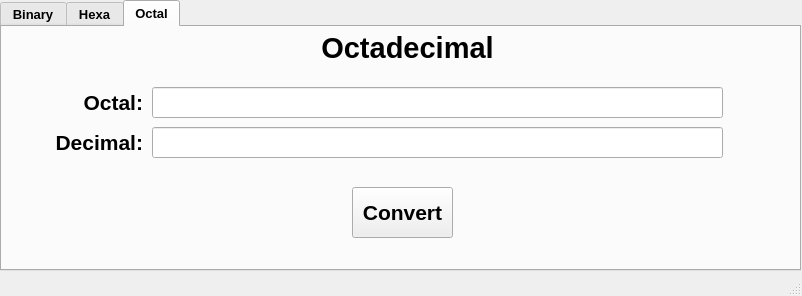
<?xml version="1.0" encoding="UTF-8"?>
<ui version="4.0">
 <class>MainWindow</class>
 <widget class="QMainWindow" name="MainWindow">
  <property name="geometry">
   <rect>
    <x>0</x>
    <y>0</y>
    <width>802</width>
    <height>296</height>
   </rect>
  </property>
  <property name="windowTitle">
   <string>MainWindow</string>
  </property>
  <widget class="QWidget" name="centralwidget">
   <widget class="QTabWidget" name="tabWidget">
    <property name="geometry">
     <rect>
      <x>0</x>
      <y>0</y>
      <width>801</width>
      <height>271</height>
     </rect>
    </property>
    <property name="font">
     <font>
      <pointsize>10</pointsize>
      <weight>75</weight>
      <bold>true</bold>
     </font>
    </property>
    <property name="currentIndex">
     <number>2</number>
    </property>
    <widget class="QWidget" name="tab_binary">
     <attribute name="title">
      <string>Binary</string>
     </attribute>
     <widget class="QLabel" name="toplabel_binary">
      <property name="geometry">
       <rect>
        <x>280</x>
        <y>0</y>
        <width>251</width>
        <height>41</height>
       </rect>
      </property>
      <property name="font">
       <font>
        <pointsize>22</pointsize>
        <weight>75</weight>
        <bold>true</bold>
       </font>
      </property>
      <property name="text">
       <string>Binary</string>
      </property>
      <property name="alignment">
       <set>Qt::AlignCenter</set>
      </property>
     </widget>
     <widget class="QLineEdit" name="entry_binary">
      <property name="geometry">
       <rect>
        <x>150</x>
        <y>60</y>
        <width>571</width>
        <height>31</height>
       </rect>
      </property>
      <property name="font">
       <font>
        <pointsize>12</pointsize>
        <weight>75</weight>
        <bold>true</bold>
       </font>
      </property>
      <property name="text">
       <string/>
      </property>
      <property name="alignment">
       <set>Qt::AlignLeading|Qt::AlignLeft|Qt::AlignVCenter</set>
      </property>
     </widget>
     <widget class="QLabel" name="label_binary">
      <property name="geometry">
       <rect>
        <x>20</x>
        <y>60</y>
        <width>121</width>
        <height>31</height>
       </rect>
      </property>
      <property name="font">
       <font>
        <pointsize>16</pointsize>
        <weight>75</weight>
        <bold>true</bold>
       </font>
      </property>
      <property name="text">
       <string>Binary:</string>
      </property>
      <property name="alignment">
       <set>Qt::AlignRight|Qt::AlignTrailing|Qt::AlignVCenter</set>
      </property>
     </widget>
     <widget class="QLineEdit" name="entry_decimal">
      <property name="geometry">
       <rect>
        <x>150</x>
        <y>100</y>
        <width>571</width>
        <height>31</height>
       </rect>
      </property>
      <property name="font">
       <font>
        <pointsize>12</pointsize>
        <weight>75</weight>
        <bold>true</bold>
       </font>
      </property>
      <property name="text">
       <string/>
      </property>
      <property name="alignment">
       <set>Qt::AlignLeading|Qt::AlignLeft|Qt::AlignVCenter</set>
      </property>
     </widget>
     <widget class="QLabel" name="label_decimal">
      <property name="geometry">
       <rect>
        <x>20</x>
        <y>100</y>
        <width>121</width>
        <height>31</height>
       </rect>
      </property>
      <property name="font">
       <font>
        <pointsize>16</pointsize>
        <weight>75</weight>
        <bold>true</bold>
       </font>
      </property>
      <property name="text">
       <string>Decimal:</string>
      </property>
      <property name="alignment">
       <set>Qt::AlignRight|Qt::AlignTrailing|Qt::AlignVCenter</set>
      </property>
     </widget>
     <widget class="QPushButton" name="button_binary">
      <property name="geometry">
       <rect>
        <x>350</x>
        <y>160</y>
        <width>101</width>
        <height>51</height>
       </rect>
      </property>
      <property name="font">
       <font>
        <pointsize>16</pointsize>
        <weight>75</weight>
        <bold>true</bold>
       </font>
      </property>
      <property name="text">
       <string>Convert</string>
      </property>
     </widget>
    </widget>
    <widget class="QWidget" name="tab_hexa">
     <attribute name="title">
      <string>Hexa</string>
     </attribute>
     <widget class="QLabel" name="label_decimal_hexa">
      <property name="geometry">
       <rect>
        <x>20</x>
        <y>100</y>
        <width>121</width>
        <height>31</height>
       </rect>
      </property>
      <property name="font">
       <font>
        <pointsize>16</pointsize>
        <weight>75</weight>
        <bold>true</bold>
       </font>
      </property>
      <property name="text">
       <string>Decimal:</string>
      </property>
      <property name="alignment">
       <set>Qt::AlignRight|Qt::AlignTrailing|Qt::AlignVCenter</set>
      </property>
     </widget>
     <widget class="QLineEdit" name="entry_hexa">
      <property name="geometry">
       <rect>
        <x>150</x>
        <y>60</y>
        <width>571</width>
        <height>31</height>
       </rect>
      </property>
      <property name="font">
       <font>
        <pointsize>12</pointsize>
        <weight>75</weight>
        <bold>true</bold>
       </font>
      </property>
      <property name="text">
       <string/>
      </property>
      <property name="alignment">
       <set>Qt::AlignLeading|Qt::AlignLeft|Qt::AlignVCenter</set>
      </property>
     </widget>
     <widget class="QLabel" name="toplabel_hexa">
      <property name="geometry">
       <rect>
        <x>280</x>
        <y>0</y>
        <width>251</width>
        <height>41</height>
       </rect>
      </property>
      <property name="font">
       <font>
        <pointsize>22</pointsize>
        <weight>75</weight>
        <bold>true</bold>
       </font>
      </property>
      <property name="text">
       <string>Hexadecimal</string>
      </property>
      <property name="alignment">
       <set>Qt::AlignCenter</set>
      </property>
     </widget>
     <widget class="QPushButton" name="button_hexa">
      <property name="geometry">
       <rect>
        <x>350</x>
        <y>160</y>
        <width>101</width>
        <height>51</height>
       </rect>
      </property>
      <property name="font">
       <font>
        <pointsize>16</pointsize>
        <weight>75</weight>
        <bold>true</bold>
       </font>
      </property>
      <property name="text">
       <string>Convert</string>
      </property>
     </widget>
     <widget class="QLabel" name="label_hexa">
      <property name="geometry">
       <rect>
        <x>20</x>
        <y>60</y>
        <width>121</width>
        <height>31</height>
       </rect>
      </property>
      <property name="font">
       <font>
        <pointsize>16</pointsize>
        <weight>75</weight>
        <bold>true</bold>
       </font>
      </property>
      <property name="text">
       <string>Hex:</string>
      </property>
      <property name="alignment">
       <set>Qt::AlignRight|Qt::AlignTrailing|Qt::AlignVCenter</set>
      </property>
     </widget>
     <widget class="QLineEdit" name="entry_decimal_hexa">
      <property name="geometry">
       <rect>
        <x>150</x>
        <y>100</y>
        <width>571</width>
        <height>31</height>
       </rect>
      </property>
      <property name="font">
       <font>
        <pointsize>12</pointsize>
        <weight>75</weight>
        <bold>true</bold>
       </font>
      </property>
      <property name="text">
       <string/>
      </property>
      <property name="alignment">
       <set>Qt::AlignLeading|Qt::AlignLeft|Qt::AlignVCenter</set>
      </property>
     </widget>
    </widget>
    <widget class="QWidget" name="tab_octal">
     <attribute name="title">
      <string>Octal</string>
     </attribute>
     <widget class="QLabel" name="label_decimal_octal">
      <property name="geometry">
       <rect>
        <x>20</x>
        <y>100</y>
        <width>121</width>
        <height>31</height>
       </rect>
      </property>
      <property name="font">
       <font>
        <pointsize>16</pointsize>
        <weight>75</weight>
        <bold>true</bold>
       </font>
      </property>
      <property name="text">
       <string>Decimal:</string>
      </property>
      <property name="alignment">
       <set>Qt::AlignRight|Qt::AlignTrailing|Qt::AlignVCenter</set>
      </property>
     </widget>
     <widget class="QLineEdit" name="entry_octal">
      <property name="geometry">
       <rect>
        <x>150</x>
        <y>60</y>
        <width>571</width>
        <height>31</height>
       </rect>
      </property>
      <property name="font">
       <font>
        <pointsize>12</pointsize>
        <weight>75</weight>
        <bold>true</bold>
       </font>
      </property>
      <property name="text">
       <string/>
      </property>
      <property name="alignment">
       <set>Qt::AlignLeading|Qt::AlignLeft|Qt::AlignVCenter</set>
      </property>
     </widget>
     <widget class="QLabel" name="toplabel_octal">
      <property name="geometry">
       <rect>
        <x>280</x>
        <y>0</y>
        <width>251</width>
        <height>41</height>
       </rect>
      </property>
      <property name="font">
       <font>
        <pointsize>22</pointsize>
        <weight>75</weight>
        <bold>true</bold>
       </font>
      </property>
      <property name="text">
       <string>Octadecimal</string>
      </property>
      <property name="alignment">
       <set>Qt::AlignCenter</set>
      </property>
     </widget>
     <widget class="QPushButton" name="button_octal">
      <property name="geometry">
       <rect>
        <x>350</x>
        <y>160</y>
        <width>101</width>
        <height>51</height>
       </rect>
      </property>
      <property name="font">
       <font>
        <pointsize>16</pointsize>
        <weight>75</weight>
        <bold>true</bold>
       </font>
      </property>
      <property name="text">
       <string>Convert</string>
      </property>
     </widget>
     <widget class="QLabel" name="label_octal">
      <property name="geometry">
       <rect>
        <x>20</x>
        <y>60</y>
        <width>121</width>
        <height>31</height>
       </rect>
      </property>
      <property name="font">
       <font>
        <pointsize>16</pointsize>
        <weight>75</weight>
        <bold>true</bold>
       </font>
      </property>
      <property name="text">
       <string>Octal:</string>
      </property>
      <property name="alignment">
       <set>Qt::AlignRight|Qt::AlignTrailing|Qt::AlignVCenter</set>
      </property>
     </widget>
     <widget class="QLineEdit" name="entry_decimal_octal">
      <property name="geometry">
       <rect>
        <x>150</x>
        <y>100</y>
        <width>571</width>
        <height>31</height>
       </rect>
      </property>
      <property name="font">
       <font>
        <pointsize>12</pointsize>
        <weight>75</weight>
        <bold>true</bold>
       </font>
      </property>
      <property name="text">
       <string/>
      </property>
      <property name="alignment">
       <set>Qt::AlignLeading|Qt::AlignLeft|Qt::AlignVCenter</set>
      </property>
     </widget>
    </widget>
   </widget>
  </widget>
  <widget class="QMenuBar" name="menubar">
   <property name="geometry">
    <rect>
     <x>0</x>
     <y>0</y>
     <width>802</width>
     <height>21</height>
    </rect>
   </property>
  </widget>
  <widget class="QStatusBar" name="statusbar"/>
 </widget>
 <resources/>
 <connections/>
</ui>
